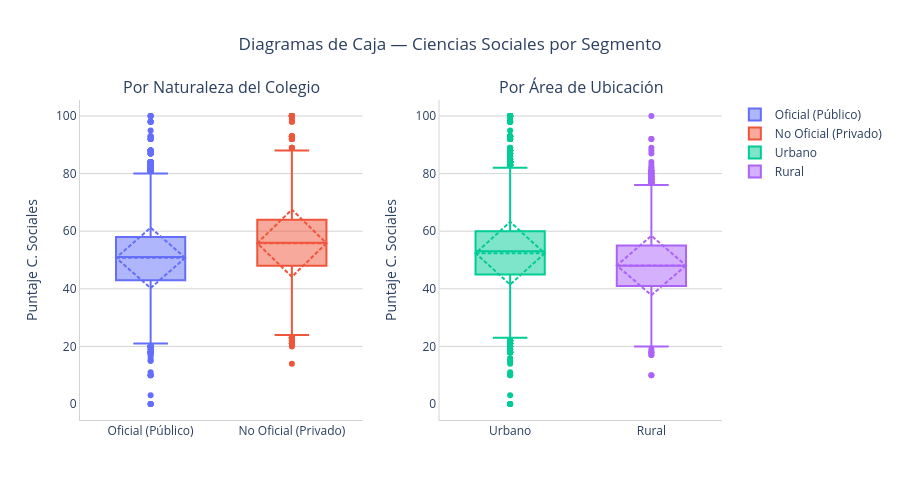

The notebook cell saved with this chart:
### Markdown cell above
## Boxplots por segmento

### Code cell
fig = make_subplots(
    rows=1, cols=2,
    subplot_titles=['Por Naturaleza del Colegio', 'Por Área de Ubicación'],
    horizontal_spacing=0.12,
)

for nombre, filtro in [('Oficial (Público)',   df['cole_naturaleza']=='OFICIAL'),
                        ('No Oficial (Privado)', df['cole_naturaleza']=='NO OFICIAL')]:
    fig.add_trace(go.Box(
        y=df[filtro]['punt_sociales_ciudadanas'],
        name=nombre,
        boxmean='sd',
        hovertemplate=(
            f'<b>{nombre}</b><br>'
            'Mediana: %{median}<br>'
            'Q1: %{q1}<br>'
            'Q3: %{q3}<br>'
            'μ: %{mean:.1f}<extra></extra>'
        ),
    ), row=1, col=1)

for nombre, filtro in [('Urbano', df['cole_area_ubicacion']=='URBANO'),
                        ('Rural',  df['cole_area_ubicacion']=='RURAL')]:
    fig.add_trace(go.Box(
        y=df[filtro]['punt_sociales_ciudadanas'],
        name=nombre,
        boxmean='sd',
        hovertemplate=(
            f'<b>{nombre}</b><br>'
            'Mediana: %{median}<br>'
            'Q1: %{q1}<br>'
            'Q3: %{q3}<br>'
            'μ: %{mean:.1f}<extra></extra>'
        ),
    ), row=1, col=2)

fig.update_layout(
    title=dict(text='Diagramas de Caja — Ciencias Sociales por Segmento', x=0.5),
    height=500,
    paper_bgcolor='white',
    plot_bgcolor='white',
)
fig.update_yaxes(title_text='Puntaje C. Sociales', gridcolor='lightgrey', linecolor='lightgrey')
fig.update_xaxes(linecolor='lightgrey')

fig.show()

# ── Tests de significancia estadística ────────────────────────────────────
for label, g1, g2 in [
    ('Oficial vs No Oficial', df[df['cole_naturaleza']=='OFICIAL']['punt_sociales_ciudadanas'],
                              df[df['cole_naturaleza']=='NO OFICIAL']['punt_sociales_ciudadanas']),
    ('Urbano vs Rural',       df[df['cole_area_ubicacion']=='URBANO']['punt_sociales_ciudadanas'],
                              df[df['cole_area_ubicacion']=='RURAL']['punt_sociales_ciudadanas']),
]:
    t, p = stats.ttest_ind(g1, g2)
    print(f"Prueba t  {label:<25}: t={t:.2f},  p={p:.2e}")

# Para Dash: dcc.Graph(figure=fig)

### Figure 1 — Plotly figure (JSON) as saved in the notebook; plotly's stock layout.template omitted (floating-point values rounded to 4 significant figures; data arrays with more than 128 entries replaced by an {"elided": "..."} marker saying what was removed)
{"data": [{"boxmean": "sd", "hovertemplate": "<b>Oficial (Público)</b><br>Mediana: %{median}<br>Q1: %{q1}<br>Q3: %{q3}<br>μ: %{mean:.1f}<extra></extra>", "name": "Oficial (Público)", "type": "box", "xaxis": "x", "y": {"elided": "81513 float values"}, "yaxis": "y"}, {"boxmean": "sd", "hovertemplate": "<b>No Oficial (Privado)</b><br>Mediana: %{median}<br>Q1: %{q1}<br>Q3: %{q3}<br>μ: %{mean:.1f}<extra></extra>", "name": "No Oficial (Privado)", "type": "box", "xaxis": "x", "y": {"elided": "18536 float values"}, "yaxis": "y"}, {"boxmean": "sd", "hovertemplate": "<b>Urbano</b><br>Mediana: %{median}<br>Q1: %{q1}<br>Q3: %{q3}<br>μ: %{mean:.1f}<extra></extra>", "name": "Urbano", "type": "box", "xaxis": "x2", "y": {"elided": "84547 float values"}, "yaxis": "y2"}, {"boxmean": "sd", "hovertemplate": "<b>Rural</b><br>Mediana: %{median}<br>Q1: %{q1}<br>Q3: %{q3}<br>μ: %{mean:.1f}<extra></extra>", "name": "Rural", "type": "box", "xaxis": "x2", "y": {"elided": "15502 float values"}, "yaxis": "y2"}], "layout": {"annotations": [{"font": {"size": 16}, "showarrow": false, "text": "Por Naturaleza del Colegio", "x": 0.22, "xanchor": "center", "xref": "paper", "y": 1, "yanchor": "bottom", "yref": "paper"}, {"font": {"size": 16}, "showarrow": false, "text": "Por Área de Ubicación", "x": 0.78, "xanchor": "center", "xref": "paper", "y": 1, "yanchor": "bottom", "yref": "paper"}], "height": 500, "paper_bgcolor": "white", "plot_bgcolor": "white", "title": {"text": "Diagramas de Caja — Ciencias Sociales por Segmento", "x": 0.5}, "xaxis": {"anchor": "y", "domain": [0, 0.44], "linecolor": "lightgrey"}, "xaxis2": {"anchor": "y2", "domain": [0.56, 1], "linecolor": "lightgrey"}, "yaxis": {"anchor": "x", "domain": [0, 1], "gridcolor": "lightgrey", "linecolor": "lightgrey", "title": {"text": "Puntaje C. Sociales"}}, "yaxis2": {"anchor": "x2", "domain": [0, 1], "gridcolor": "lightgrey", "linecolor": "lightgrey", "title": {"text": "Puntaje C. Sociales"}}}}
